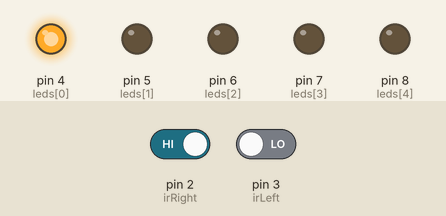
This sketch was run on a simulated Arduino Uno, built with avr-gcc and run on an emulated ATmega328P. Parts: output pins drawn as LEDs (lit = HIGH). Inputs (shaded band) come from the test bench; at power-on: pin 3 (irLeft) LOW, pin 2 (irRight) HIGH.

Above: at 10.8 s.
10.9 s: pin 3 (irLeft) driven HIGH
At 15.6 s:
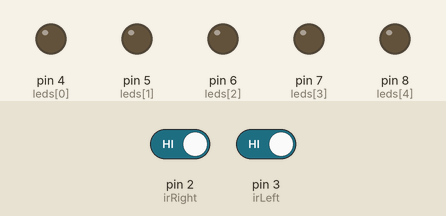
16.9 s: pin 2 (irRight) driven LOW
At 17.7 s:
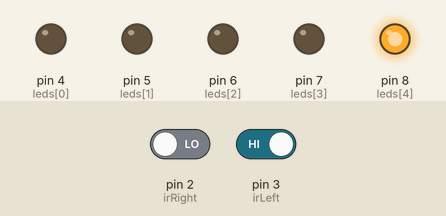
23.4 s: pin 2 (irRight) driven HIGH
At 24.7 s:
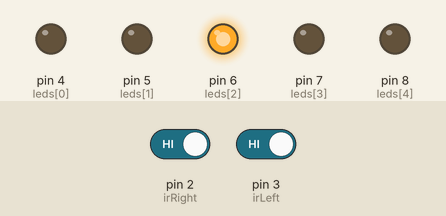
29.4 s: pin 3 (irLeft) driven LOW
At 30.9 s:
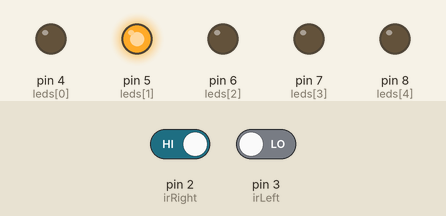
Timing chart, 0 to 36.9 s (numbered marks = the images above; inputs shaded):
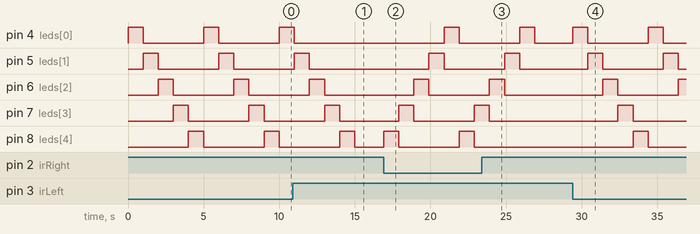

Measured:
- after the input at 10.9 s, pin 4 (leds[0]): goes on until 11.0 s, then stays LOW; pin 5 (leds[1]): goes on until 12.0 s, then stays LOW
- after the input at 16.9 s, pin 4 (leds[0]): LOW → HIGH after 4.0 s, → LOW 1.0 s later; pin 5 (leds[1]): LOW → HIGH after 3.0 s, → LOW 1.0 s later
- after the input at 23.4 s, pin 6 (leds[2]): goes on until 24.9 s, then stays LOW; pin 7 (leds[3]): goes on until 23.9 s, then stays LOW; pin 8 (leds[4]): stays LOW (without the input it goes to HIGH after 3.5 s)
- after the input at 29.4 s, pin 4 (leds[0]): alternates HIGH for 1.0 s and LOW for 4.0 s, starting at once; pin 5 (leds[1]): alternates HIGH for 1.0 s and LOW for 4.0 s, starting after 1.0 s
- by itself, pin 4 (leds[0]), pin 5 (leds[1]), pin 6 (leds[2]), pin 7 (leds[3]), pin 8 (leds[4]): alternates HIGH for 1.0 s and LOW for 4.0 s

The sketch:

Bi-directional_LEDs_chaser_controlled_IRsensors.ino
```cpp
// IR Sensor Pins
const int irRight = 2;
const int irLeft = 3;

// LED Pins
int leds[] = {4, 5, 6, 7, 8};

void setup() {
  pinMode(irRight, INPUT);
  pinMode(irLeft, INPUT);

  for (int i = 0; i < 5; i++) {
    pinMode(leds[i], OUTPUT);
  }
}

void loop() {

  // Right IR Sensor Triggered
  if (digitalRead(irRight) == LOW) {
    for (int i = 4; i >= 0; i--) {
      digitalWrite(leds[i], HIGH);
      delay(1000);
      digitalWrite(leds[i], LOW);
    }
  }

  // Left IR Sensor Triggered
  else if (digitalRead(irLeft) == LOW) {
    for (int i = 0; i < 5; i++) {
      digitalWrite(leds[i], HIGH);
      delay(1000);
      digitalWrite(leds[i], LOW);
    }
  }
}
```
